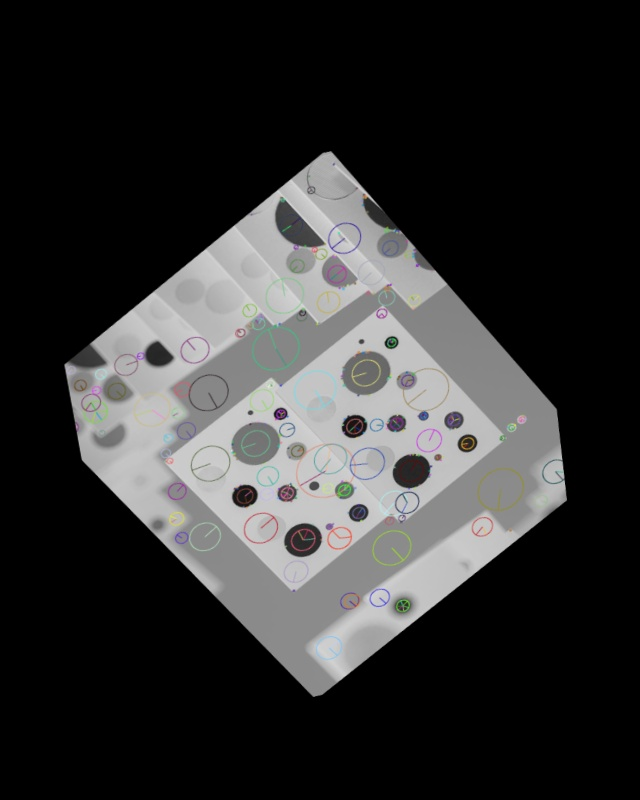
#> input picture feature_detection/images/example-image-transformed.jpg, 640 x 800 px; its folder holds only this picture in this run
$ python process_chessboards.py   (older library calls are emulated)
#> lines starting #> are read from the running program, lines starting #| are printed output that depends on the picture; after the words box and inside, x2 and y2 are one past the last pixel; in counts of white or black regions, pixels touching at a corner belong together
import os
import argparse
import json
import glob
import cv2
import numpy as np
from datetime import datetime


# compute sharpness using Laplacian variance
def laplacian_variance(gray_image):
    return cv2.Laplacian(gray_image, cv2.CV_64F).var()


# attempt chessboard detection with standard flags
def detect_chessboard(gray_image, pattern):
    flags = cv2.CALIB_CB_ADAPTIVE_THRESH + cv2.CALIB_CB_NORMALIZE_IMAGE
    try:
        found, corners = cv2.findChessboardCorners(gray_image, pattern, flags)
    except Exception:
        found, corners = False, None
    return found, corners


# main processing: try multiple preprocessing methods to rescue detections
def main():
    parser = argparse.ArgumentParser(description='Process chessboard images and save ones with detectable corners')
    parser.add_argument('--images_dir', type=str, default=os.path.join(os.path.dirname(__file__), 'images'))
    default_out = os.path.join(os.path.dirname(__file__), 'calibration_image')
    parser.add_argument('--out_dir', type=str, default=default_out)
    parser.add_argument('--pattern', type=int, nargs=2, default=[7, 6])
    parser.add_argument('--save_visuals', action='store_true')
    args = parser.parse_args()

    images_dir = args.images_dir
    out_dir = args.out_dir
    pattern = (args.pattern[0], args.pattern[1])

    os.makedirs(out_dir, exist_ok=True)

    # gather image files from the source folder
    files = sorted(glob.glob(os.path.join(images_dir, '*.jpg')) + glob.glob(os.path.join(images_dir, '*.png')))
    if not files:
        print('No images found in', images_dir)
        return

    results = []
    success_count = 0

    for fpath in files:
        base = os.path.basename(fpath)
        img = cv2.imread(fpath)
#> img is the input picture: shape (800, 640, 3); mean B, G, R 49.9, 50, 50
        if img is None:
            print('Could not read', fpath)
            results.append({'file': base, 'status': 'read-fail'})
            continue

        gray = cv2.cvtColor(img, cv2.COLOR_BGR2GRAY)
        sharpness = laplacian_variance(gray)
#> sharpness = 174.7

        # build a list of preprocessing candidates to try
        candidates = []
        candidates.append(('orig', gray))
        try:
            hist_eq = cv2.equalizeHist(gray)
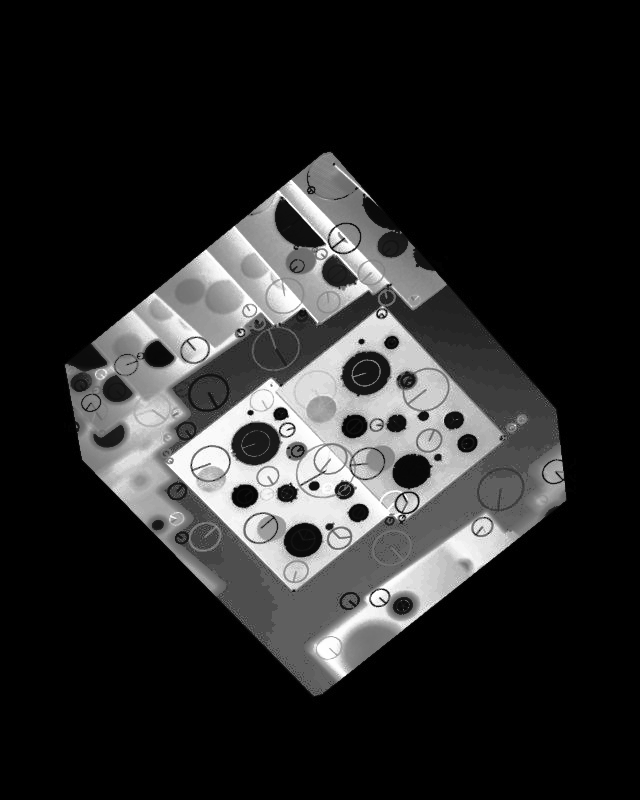
#> hist_eq: shape (800, 640); min 0, max 255, mean 41.1
            candidates.append(('equalize', hist_eq))
        except Exception:
            pass
        try:
            clahe = cv2.createCLAHE(clipLimit=2.0, tileGridSize=(8, 8))
            clahe_img = clahe.apply(gray)
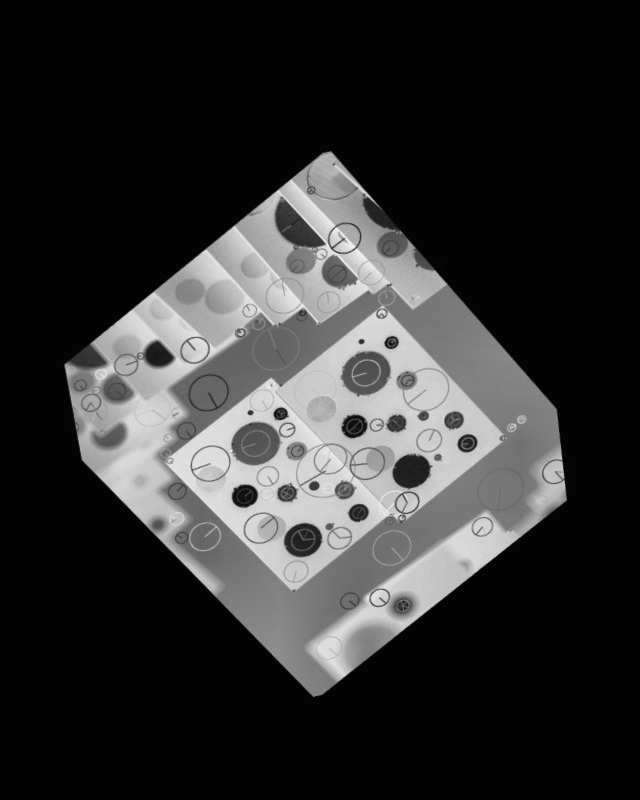
#> clahe_img: shape (800, 640); min 2, max 244, mean 50.1
            candidates.append(('clahe', clahe_img))
        except Exception:
            pass
        try:
            adapt = cv2.adaptiveThreshold(gray, 255, cv2.ADAPTIVE_THRESH_GAUSSIAN_C, cv2.THRESH_BINARY, 11, 2)
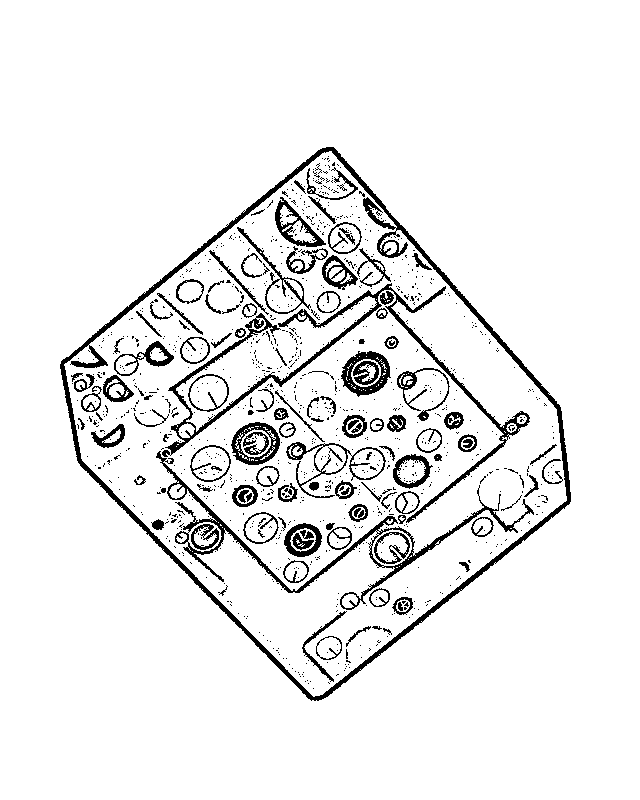
#> adapt: shape (800, 640); 92.9% white; 1105 black regions (976 under 20 px), largest, box (x1, y1, x2, y2) and area: (60, 147, 571, 701) 8033, (162, 283, 530, 523) 4342, (156, 451, 534, 610) 3381
            candidates.append(('adapt', adapt))
        except Exception:
            pass

        detected = False
        detected_label = None
        detected_corners = None

        # try each preprocessing candidate until we find corners
        for label, proc_gray in candidates:
            found, corners = detect_chessboard(proc_gray, pattern)
            if found:
                # choose a gray image for subpixel refinement
                refine_gray = proc_gray if proc_gray.dtype == np.uint8 and proc_gray.ndim == 2 else gray
                try:
                    corners_refined = cv2.cornerSubPix(refine_gray, corners, (11, 11), (-1, -1),
                                                       (cv2.TERM_CRITERIA_EPS + cv2.TERM_CRITERIA_MAX_ITER, 30, 0.001))
                except Exception:
                    corners_refined = corners

                detected = True
                detected_label = label
                detected_corners = corners_refined
                break
#> this loop made 4 passes
#> label on passes 1 to 4: 'orig', 'equalize', 'clahe', 'adapt'

        if detected:
            success_count += 1
            out_path = os.path.join(out_dir, base)
            cv2.imwrite(out_path, img)

            visual_name = None
            if args.save_visuals:
                vis = img.copy()
                cv2.drawChessboardCorners(vis, pattern, detected_corners, True)
                ts = datetime.now().strftime('%Y%m%d_%H%M%S')
                visual_name = os.path.join(out_dir, f'visual_{detected_label}_{ts}_{base}')
                cv2.imwrite(visual_name, vis)

            results.append({'file': base, 'status': 'ok', 'method': detected_label, 'sharp': float(sharpness), 'visual': os.path.basename(visual_name) if visual_name else None})
            print(f'[OK] {base} via {detected_label} (sharp={sharpness:.1f})')
        else:
            results.append({'file': base, 'status': 'fail', 'sharp': float(sharpness)})
            print(f'[FAIL] {base} (sharp={sharpness:.1f})')
#| [FAIL] example-image-transformed.jpg (sharp=174.7)

    # write a summary JSON with processing results
    summary = {
        'processed': len(files),
        'success': success_count,
        'fail': len(files) - success_count,
        'results': results
    }
    with open(os.path.join(out_dir, 'processing_summary.json'), 'w') as fh:
        json.dump(summary, fh, indent=2)

    print('\nDone. Summary saved to', os.path.join(out_dir, 'processing_summary.json'))


if __name__ == '__main__':
    main()
